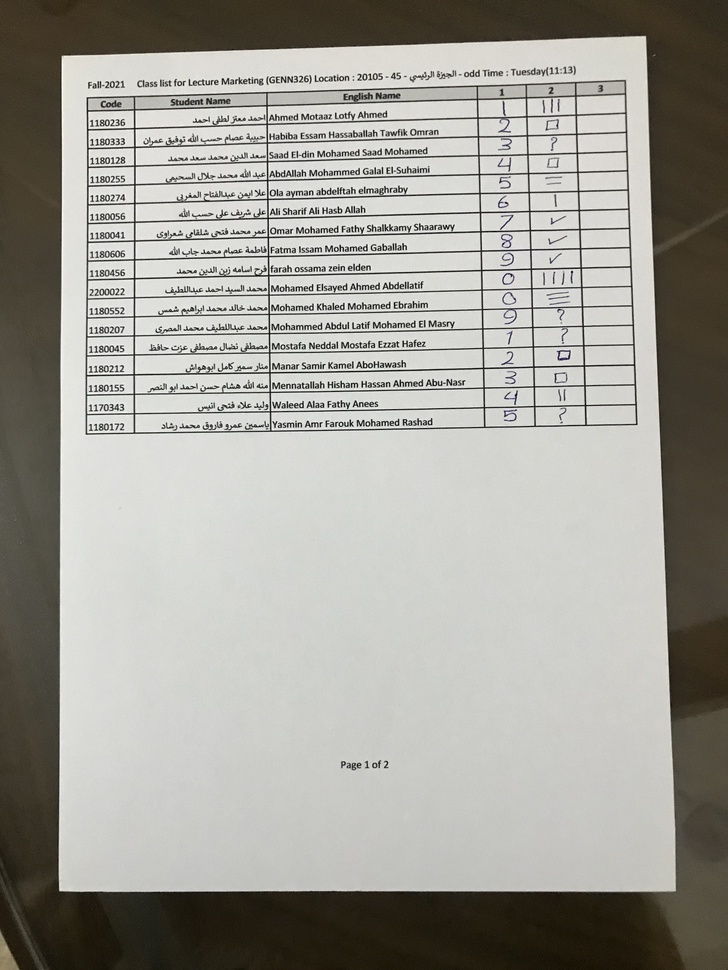
#> input picture grade sheet/Walid/imgs/1.jpg, 728 x 970 px, shrunk from 3024 x 4030 before the run; its folder holds only this picture in this run
$ jupyter execute 'Fix Image Orientation.ipynb'
#> lines starting #> are read from the running program, lines starting #| are printed output that depends on the picture; after the words box and inside, x2 and y2 are one past the last pixel; in counts of white or black regions, pixels touching at a corner belong together
[cell 1]
import cv2
import numpy as np
import math
from commonfunctions import *
from scipy.ndimage import interpolation as inter
import os

[cell 2]
def biggest_contour(contours):
    biggest = np.array([])
    biggest2 = np.array([])
    max_area = 0
    max_area2 = 0
    for i in contours:
        area = cv2.contourArea(i)
        peri = cv2.arcLength(i, True)
        approx = cv2.approxPolyDP(i, 0.1 * peri, True)
        if area > max_area and len(approx) == 4:
            biggest = approx
            max_area = area
    return biggest

[cell 3]
imgList = os.listdir('./imgs')
print(imgList[:])
imgsPath = "./imgs/"
imgs = []
warped_path = "./warpedImgs/"
for imgName in imgList:
    img = cv2.imread(imgsPath+imgName)
#> img is the input picture: shape (970, 728, 3); mean B, G, R 152.7, 159.6, 161.2
    imgs.append(img)
#     show_images([img], ['original'])

imgs_original = imgs[:]
#> imgs_original = 1 item

[cell 4]
for img, img_original, imgName in zip(imgs, imgs_original, imgList):
    # Image modification
    gray = cv2.cvtColor(img, cv2.COLOR_BGR2GRAY)
    gray = cv2.bilateralFilter(gray, 20, 30, 30)

    # [11 lines of commented-out code are left out]

    edged = cv2.Canny(gray, 20, 120)
    edged = cv2.dilate(edged.copy(), None, 2)
#     show_images([img, gray, edged], ['original', 'gray','edged'])


    contours, hierarchy = cv2.findContours(edged, cv2.RETR_TREE, cv2.CHAIN_APPROX_SIMPLE)

    contours = sorted(contours, key=cv2.contourArea, reverse=True)
# [6 lines of commented-out code are left out]

    biggest = biggest_contour(contours[2:10])
    if(biggest.size!=8):
        biggest = biggest_contour(contours[0:1])

    points = biggest.reshape(4, 2)
    input_points = np.zeros((4, 2), dtype="float32")


    #Biggest Contour Points
    points_sum = points.sum(axis=1)

    top_left = points[np.argmin(points_sum)]
    bottom_right = points[np.argmax(points_sum)]

    points_diff = np.diff(points, axis=1)
    top_right = points[np.argmin(points_diff)]
    bottom_left = points[np.argmax(points_diff)]


    #Image Dimensions
    bottom_width = np.sqrt(pow((bottom_right[0] - bottom_left[0]), 2) + (pow((bottom_right[1] - bottom_left[1]), 2)))
    top_width = np.sqrt(pow((top_right[0] - top_left[0]), 2) + (pow((top_right[1] - top_left[1]), 2)))
    right_height = np.sqrt(pow((top_right[0] - bottom_right[0]), 2) + (pow((top_right[1] - bottom_right[1]), 2)))
    left_height = np.sqrt(pow((top_left[0] - bottom_left[0]), 2) + (pow((top_left[1] - bottom_left[1]), 2)))


    # Output image size
    width = max(int(bottom_width), int(top_width))
    height = max(int(right_height), int(left_height))
    print(width)
    print(height)
    # Points with new Coordinates
    converted_points = np.float32([[0, 0], [width, 0], [0, height], [width, height]])

    # Warping
    arr = np.float32([top_left, top_right, bottom_left, bottom_right])
    matrix = cv2.getPerspectiveTransform(arr, converted_points)
    img_output = cv2.warpPerspective(img_original, matrix, (width, height))

#     show_images([img_original, gray, edged, img], ['original','gray','edged','contours'])


#     show_images([img_output], ['Warped'])

    cv2.imwrite(warped_path+imgName, img_output)
#> this loop made 1 pass
#> (imgName, points, input_points, points_sum, points_diff, bottom_width) on pass 1: ('1.jpg', [[627, 80], [85, 96], [84, 435], [637, 426]], [[0, 0], [0, 0], [0, 0], [0, 0]], [707, 181, 519, 1063], [-547, 11, 351, -211], 553.1)
#> (printed output is left out)
#> pass 1, `edged = cv2.Canny(gray, 20, 120)`:
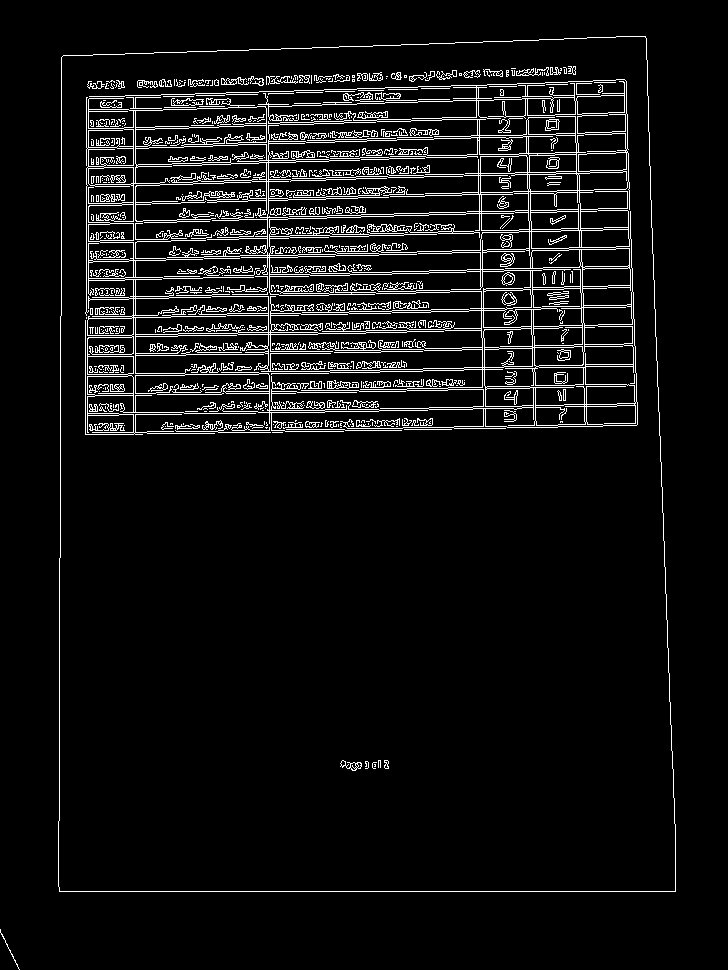
#> edged: shape (970, 728); 6.4% white in thin lines or dots, all inside (x1, y1, x2, y2) = (0, 36, 676, 970)
#> pass 1, `edged = cv2.dilate(edged.copy(), None, 2)`:
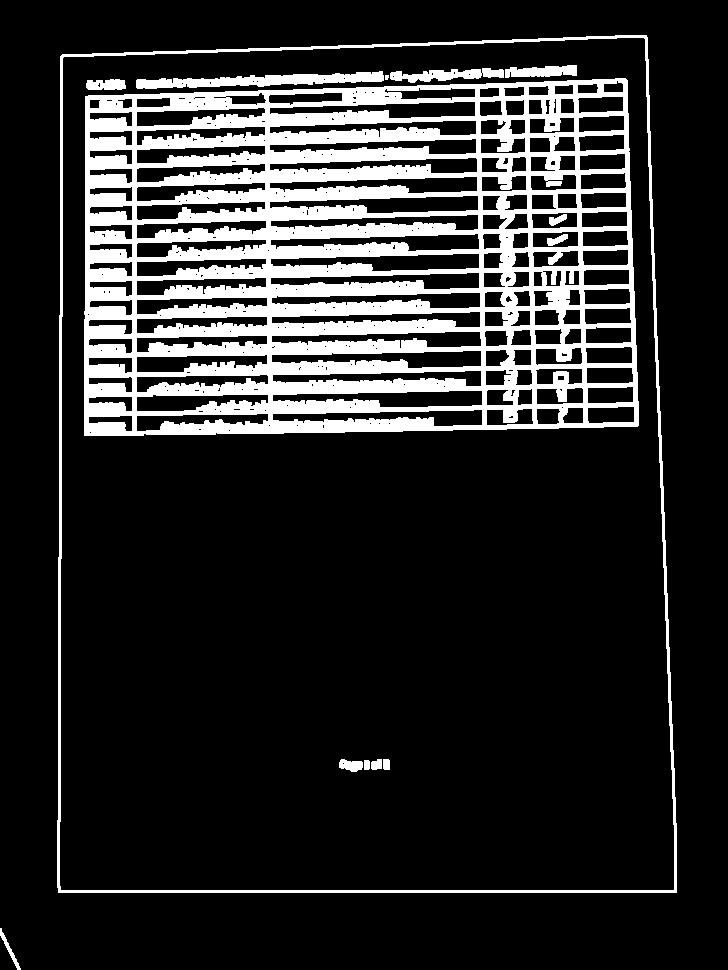
#> edged: shape (970, 728); 16.7% white; 14 white regions (1 under 20 px), largest, box (x1, y1, x2, y2) and area: (84, 78, 639, 436) 104063, (57, 35, 677, 893) 8777, (136, 71, 384, 89) 2266

$ run again, on grade sheet/Walid/imgs/15.jpg
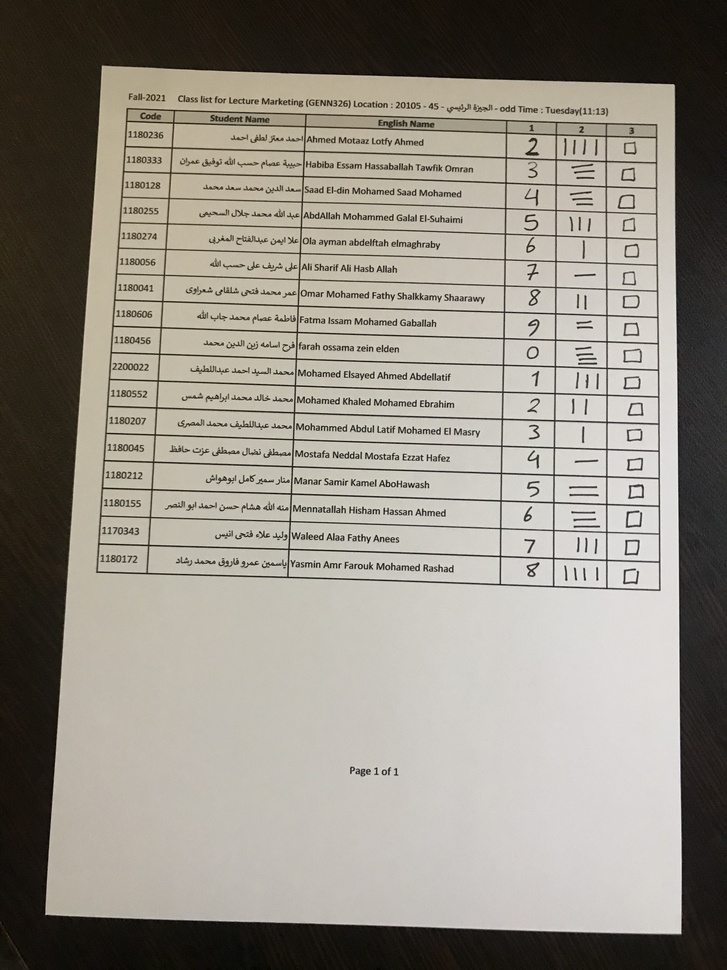
#> input picture grade sheet/Walid/imgs/15.jpg, 727 x 970 px, shrunk from 3024 x 4032 before the run
#> img is the input picture: shape (970, 727, 3); mean B, G, R 132.1, 141.9, 147
#> imgs_original = 1 item
#> the loop `for img, img_original, imgName in zip(imgs, imgs_original, imgList):` made 1 pass
#> (imgName, points, input_points, points_sum, points_diff, bottom_width) on pass 1: ('15.jpg', [[125, 107], [96, 574], [661, 591], [658, 123]], [[0, 0], [0, 0], [0, 0], [0, 0]], [232, 670, 1252, 781], [-18, 478, -70, -535], 565.3)
#> (printed output is left out)
#> pass 1, `edged = cv2.Canny(gray, 20, 120)`:
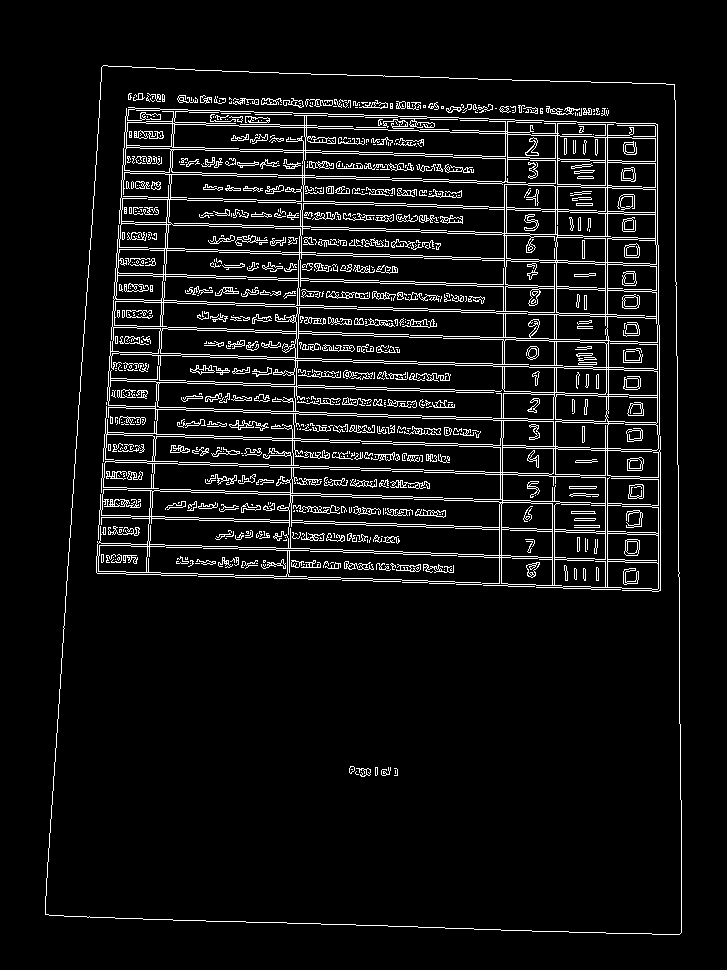
#> edged: shape (970, 727); 7.1% white in thin lines or dots, all inside (x1, y1, x2, y2) = (45, 65, 682, 935)
#> pass 1, `edged = cv2.dilate(edged.copy(), None, 2)`:
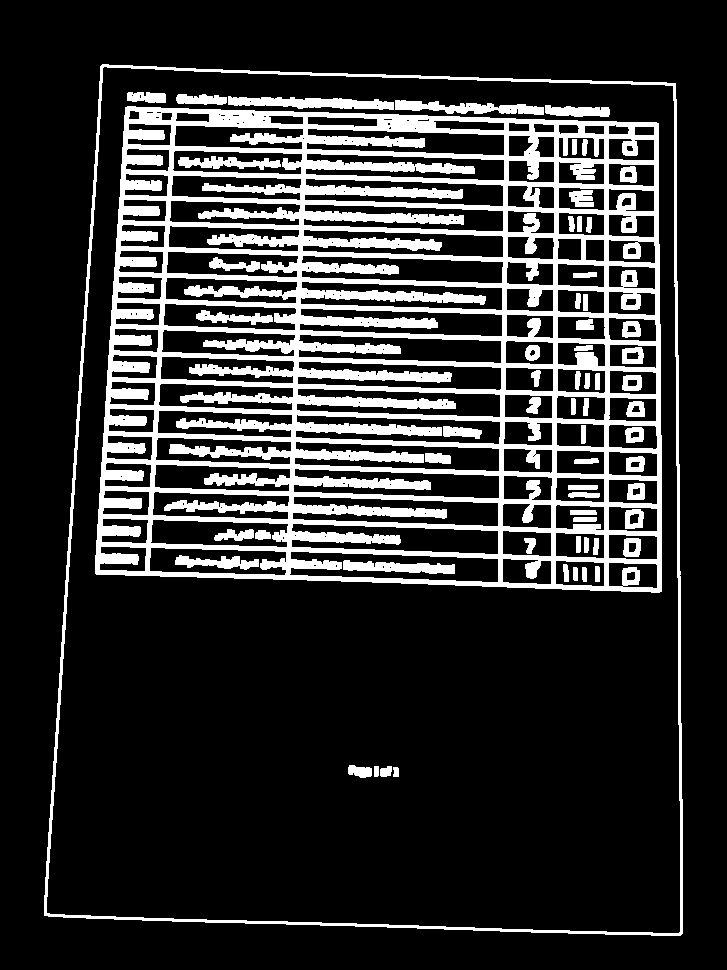
#> edged: shape (970, 727); 18.9% white; 63 white regions, largest, box (x1, y1, x2, y2) and area: (95, 106, 662, 593) 108986, (44, 64, 683, 936) 8939, (228, 96, 394, 110) 1439

$ run again, on grade sheet/Walid/imgs/4.jpg
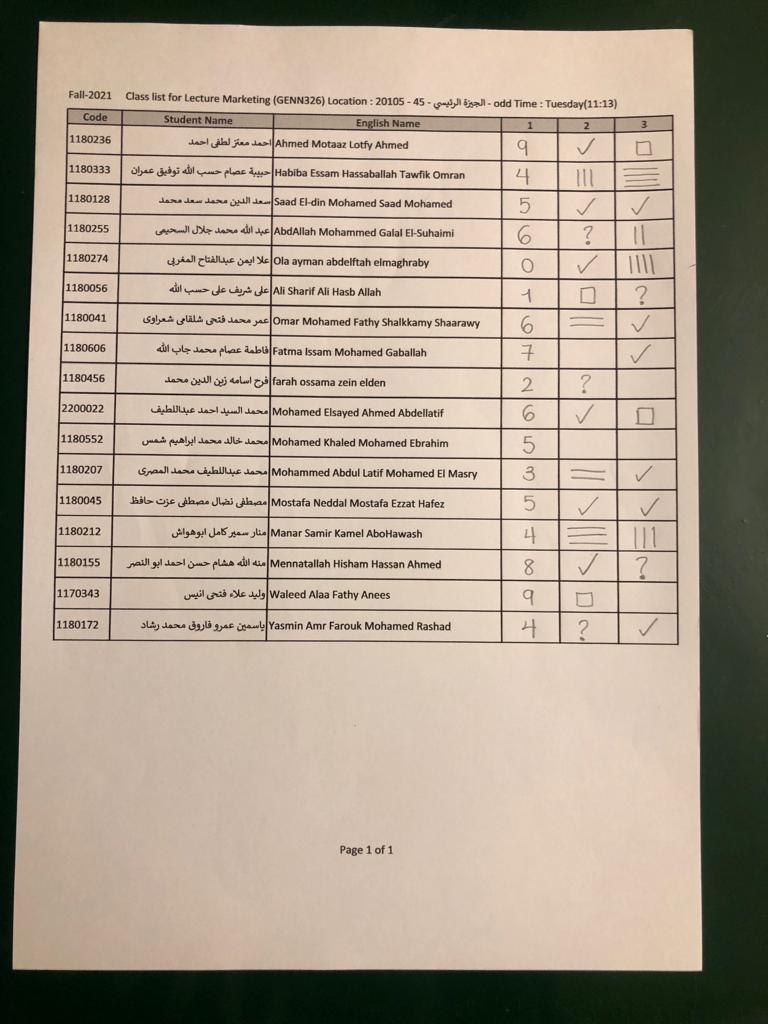
#> input picture grade sheet/Walid/imgs/4.jpg, 768 x 1024 px
#> img is the input picture: shape (1024, 768, 3); mean B, G, R 141.6, 158, 171.8
#> imgs_original = 1 item
#> the loop `for img, img_original, imgName in zip(imgs, imgs_original, imgList):` made 1 pass
#> (imgName, points, input_points, points_sum, points_diff, bottom_width) on pass 1: ('4.jpg', [[65, 107], [52, 641], [679, 646], [673, 113]], [[0, 0], [0, 0], [0, 0], [0, 0]], [172, 693, 1325, 786], [42, 589, -33, -560], 627)
#> (printed output is left out)
#> pass 1, `edged = cv2.Canny(gray, 20, 120)`:
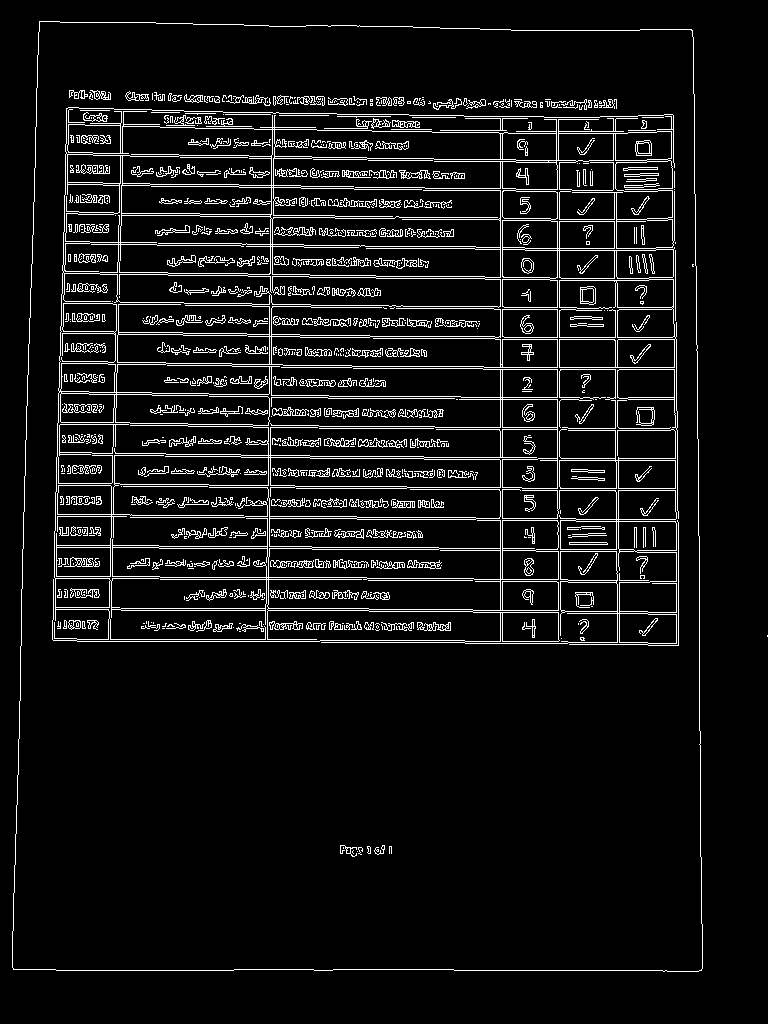
#> edged: shape (1024, 768); 7.3% white in thin lines or dots
#> pass 1, `edged = cv2.dilate(edged.copy(), None, 2)`:
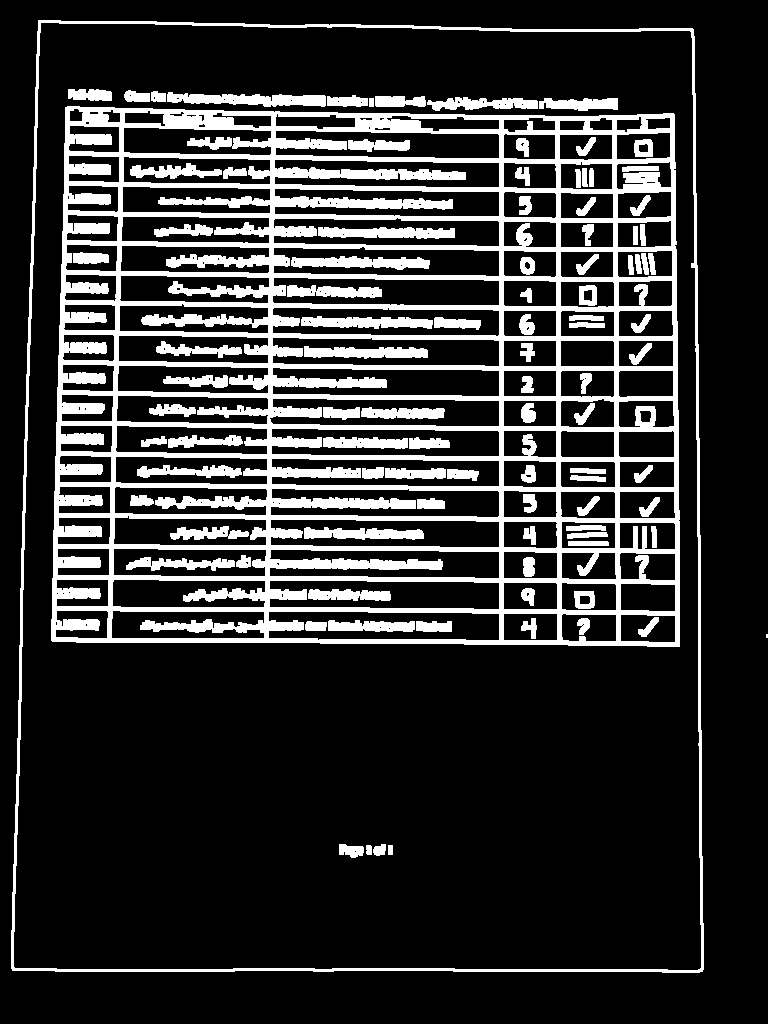
#> edged: shape (1024, 768); 19.2% white; 100 white regions (1 under 20 px), largest, box (x1, y1, x2, y2) and area: (51, 106, 680, 647) 106465, (11, 20, 704, 973) 9840, (167, 92, 326, 107) 1523
